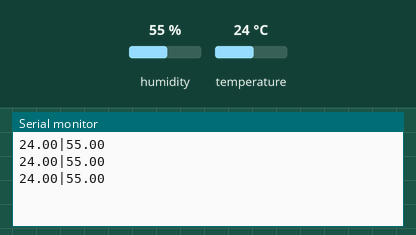
Recording of a sketch running on a simulated ESP32. Shown: the last lines printed to the serial monitor. The inputs (shaded band) are chosen by the test bench; at power-on: humidity 55 %, temperature 24 °C.

Above: at 3.8 s.
3.9 s: humidity set to 22 %
At 5.4 s:
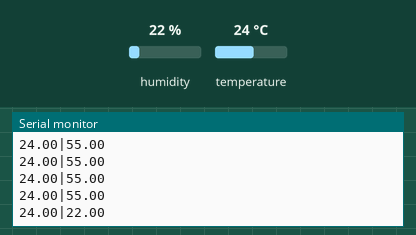
6.7 s: temperature set to 12 °C
At 8.6 s:
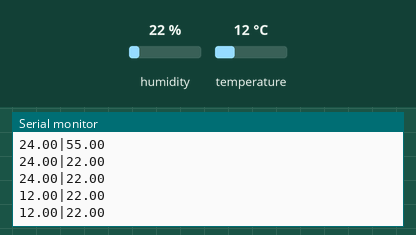
9.5 s: humidity set to 40 %
At 10.9 s:
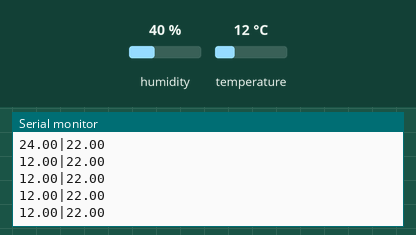
Timing chart, 0 to 12.5 s (numbered marks = the images above; inputs shaded):
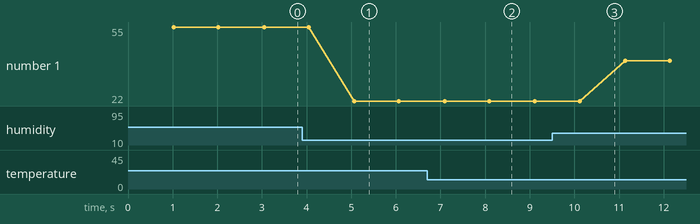

Measured:
- after the input at 3.9 s, the serial monitor: prints a new line after 1.2 s (image 1)
- after the input at 6.7 s, the serial monitor: prints a new line after 0.39 s (image 2)
- plotted number 1: 55 → 22 after the input at 3.9 s, 22 → 40 after the input at 9.5 s

The sketch:

Exp1a_ATmega_UART_Sensors.ino
```cpp
/*
 * Exp1a_ATmega_UART_Sensors.ino
 *
 * Aim: Enable UART0 communication from ATmega2560 to ESP32.
 *
 * Target:        eYFi-Mega dev board (https://www.e-yantra.org/products)
 * Last modified: 20-12-2022
 * Author:        e-Yantra Team
 *
 * Connections:
 * ATmega2560 TX0  ->   ESP32 RX1
 * ATmega2560 RX0  ->   ESP32 TX1
 */

// include Arduino DHT library
#include <DHT.h>

// macro definitions
#define SensorPin  A0

#define DHT_PIN     25      // pin where DHT11 Data is connected
#define DHT_TYPE    DHT11   // type of DHT sensor

// configure the sensor
DHT dht(DHT_PIN, DHT_TYPE);

void setup() {
		Serial.begin(9600);

		// set LDR Pin as Input
		pinMode(SensorPin, INPUT);

		// initialize the sensor here
		dht.begin();
}

void loop() {

	delay(1000); // Delays 1 seconds, as the DHT11 sampling rate is 1Hz

	// reading light, temperature or humidity takes about 250 ms
	float h = dht.readHumidity();
	float t = dht.readTemperature();

	// Getting the values from the Sensor
	// int ldr = analogRead(SensorPin);

	// Printing the results on the serial monitor
	Serial.print(t);
	Serial.print("|");
	Serial.println(h);
	// Serial.print("|");
	// Serial.print(ldr);
}
```
